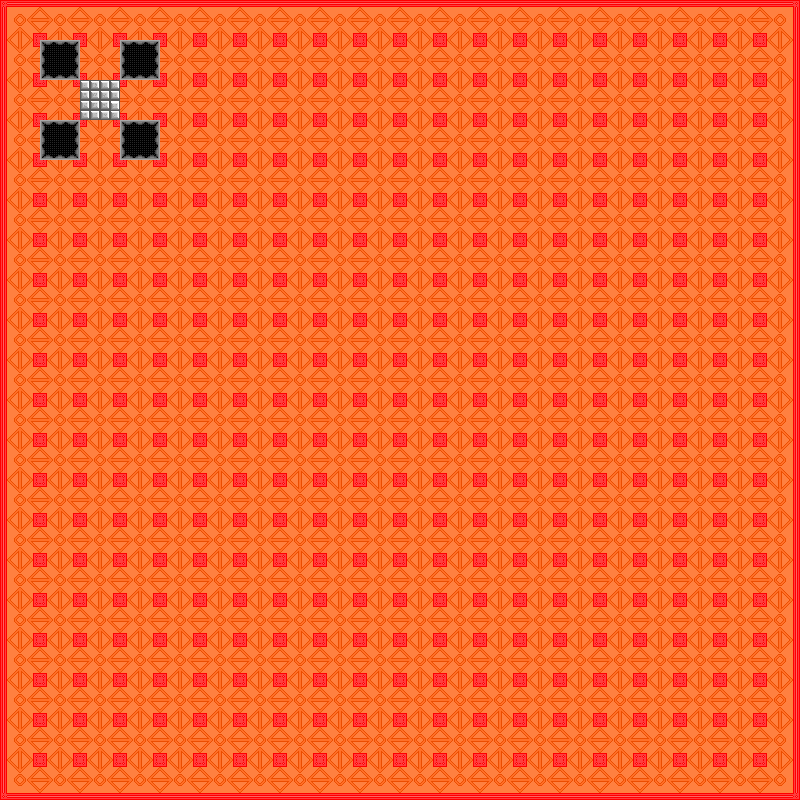

This game map was drawn from its Tiled (.tmx) file and the tilesets committed beside it. A one-line description and the trimmed map source follow:
An orthogonal 20x20 tile map with 40x40 px tiles, 1 tile layer (Tile Layer 1).

<map version="1.0" orientation="orthogonal" width="20" height="20" tilewidth="40" tileheight="40">
 <tileset firstgid="1" source="carpet.tsx" />
 <layer name="Tile Layer 1" width="20" height="20">
  <data>[400 cells, 400 non-empty, 11 distinct tile ids]</data>
 </layer>
</map>
